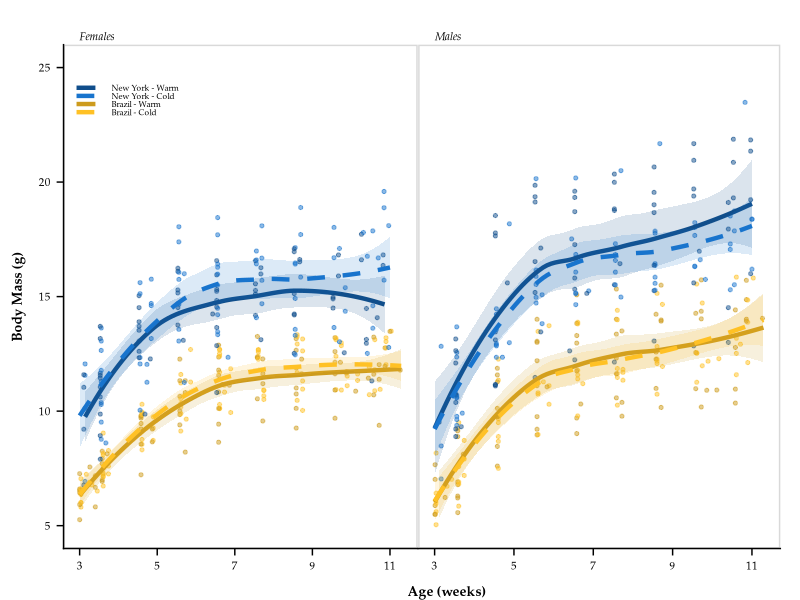

The R script that drew this image: (Note: this script raises an error after producing the figure.)
#!/usr/bin/env Rscript --vanilla

##############################################################
# Author: Mallory A. Ballinger
# Script first created: 12-Feb-2021
# Script last updated:  08-Apr-2021


# This script plots weekly body weight and tail lengths of New York mice and 
# Brazil mice across environments (i.e., common garden experiment #2).
# This script generates Figures 3 and 4 in Ballinger_et_al_2021_AmNat.


##############################################################
# Required packages
##############################################################

rm(list = ls()) # clear R's environment
library(tidyverse)
library(here)
library(ggridges)
library(cowplot)
library(car)
library(ggtext)
library(glue)
library(scales)

##############################################################
# Import data
##############################################################

WeeklyPhenotypeData <- read_csv(here("data/processed/WeeklyPhenotypeData.csv")) %>%
  select(-DOB, -DateMeasured) %>% select(-1) %>%
  mutate(Line = fct_relevel(Line, "SARA", "SARB", "MANA", "MANB")) %>% # put evolved lines first
  mutate(Environment = fct_relevel(Environment, "Warm", "Cold" )) %>% # put Warm before Cold
  mutate(PopEnv = paste(Population, Environment, sep = "_")) %>%
  mutate(PopEnv = fct_recode(PopEnv, "Brazil - Warm" = "Brazil_Warm", "Brazil - Cold" = "Brazil_Cold",
                             "New York - Warm" = "New York_Warm", "New York - Cold" = "New York_Cold")) %>%
  mutate(PopEnv = fct_relevel(PopEnv, "New York - Warm", "New York - Cold", "Brazil - Warm", "Brazil - Cold"))


# Sample size of dataset
#FullSampleSize <- WeeklyPhenotypeData %>% summarise(N=n_distinct(Mouse_ID)) %>% pull(N)
# n = 80


# Make sex-specific datasets
MaleData <- WeeklyPhenotypeData %>%
  filter(Sex == "Male")

FemaleData <- WeeklyPhenotypeData %>%
  filter(Sex == "Female")





##############################################################
# Plot weekly phenotypes - body weight
##############################################################

FemaleBW <-
  ggplot(data=FemaleData, aes(x=Age_weeks, y=Body_Weight_g, fill = PopEnv, linetype = PopEnv, color = PopEnv)) +
  geom_point(position = position_dodge(0.1), size=1.1, alpha = 0.5, show.legend = FALSE) +
  geom_smooth(aes(group = PopEnv), size=1.5, alpha = 0.15, method = "loess", se = TRUE) + #std error
  scale_color_manual(values=rep(c("dodgerblue4", "dodgerblue3", "goldenrod3", "goldenrod1"))) +
  scale_fill_manual(values=rep(c("dodgerblue4", "dodgerblue3", "goldenrod3","goldenrod1"))) +
  scale_linetype_manual(values=rep(c("solid","dashed", "solid", "dashed"))) +
  guides(color=guide_legend(override.aes=list(fill=NA)),
         linetype=guide_legend(override.aes = list(size=0.5)),
         linetype=guide_legend(override.aes = list(fill=NA))) +# removes gray shading from legend
  scale_x_continuous(breaks = seq(from=3, to=12, by=2), labels = seq(from=3, to=12, by=2), limits = c(3,11.3)) +
  scale_y_continuous(breaks = seq(from=5, to=25, by=5), labels = seq(from=5, to=25, by=5), limits = c(5,25)) +
  theme_half_open(20) +
  panel_border() + # puts border around facets
  theme(panel.grid.minor = element_blank(), axis.line = element_line(colour = "black"),
        axis.title.x = element_text(margin = margin(t = 10), size = 10, face = "bold", family = "Palatino", hjust = 1.25),
        axis.title.y = element_text(margin = margin(r = 10), size = 10, face = "bold", family = "Palatino"),
        axis.text.x = element_text(size = 8, color = "black", family = "Palatino"),
        axis.text.y = element_text(size = 8, color = "black", family = "Palatino"),
        legend.position = c(0.03, 0.89),
        legend.background = element_blank(),
        legend.box.background = element_blank(),
        legend.key.height = unit(0.2, "cm"),
        legend.key.width = unit(0.6, "cm"),
        legend.margin = margin(0.1, 3, 0.3, 0),
        legend.spacing.x = unit(0.5, "mm"),
        legend.spacing.y = unit(0.5, "mm"),
        legend.text = element_text(size=6, family = "Palatino"),
        legend.title = element_blank(),
        plot.tag = element_text(family = "Palatino", size = 10, face = "italic"),
        plot.tag.position = c(0.18,1.025),
        plot.title = element_text(size = 8, face = "italic", hjust = 0.05, vjust = -3, family = "Palatino"),
        plot.title.position = "panel",
        plot.margin = unit(c(0.5, -0.45, 0, 0.3), "cm")) +
  labs(x = "Age (weeks)",
       y = "Body Mass (g)",
       title = "Females")


MaleBW <-
  ggplot(data=MaleData, aes(x=Age_weeks, y=Body_Weight_g, fill = PopEnv, linetype = PopEnv, color = PopEnv)) +
  geom_point(position = position_dodge(0.1), size=1.1, alpha=0.5, show.legend = FALSE) +
  geom_smooth(aes(group = PopEnv), size=1.5, method = "loess", alpha = 0.15, se = TRUE) + #std error
  scale_color_manual(values=rep(c("dodgerblue4", "dodgerblue3", "goldenrod3", "goldenrod1"))) +
  scale_fill_manual(values=rep(c("dodgerblue4", "dodgerblue3", "goldenrod3","goldenrod1"))) +
  scale_linetype_manual(values=rep(c("solid","dashed", "solid", "dashed"))) +
  scale_x_continuous(breaks = seq(from=3, to=12, by=2), labels = seq(from=3, to=12, by=2), limits = c(3,11.3)) +
  scale_y_continuous(breaks = seq(from=5, to=25, by=5), labels = seq(from=5, to=25, by=5), limits = c(5,25)) +
  theme_half_open(20) +
  panel_border() + # puts border around facets
  theme(panel.grid.minor = element_blank(), axis.line = element_line(colour = "black"),
        axis.title.x = element_text(margin = margin(t = 10), size = 10, face = "bold", family = "Palatino"),
        axis.title.y = element_text(margin = margin(r = 10), size = 10, face = "bold", family = "Palatino"),
        axis.text.x = element_text(size = 8, color = "black", family = "Palatino"),
        axis.text.y = element_blank(),
        axis.ticks.y = element_blank(),
        axis.line.y = element_blank(),
        legend.position = "none",
        legend.background = element_blank(),
        legend.box.background = element_blank(),
        legend.key = element_blank(),
        legend.key.height = unit(0.3, "cm"),
        legend.key.width = unit(1.5, "cm"),
        legend.text = element_text(size=8, family = "Palatino"),
        legend.title = element_blank(),
        plot.tag = element_text(family = "Palatino", size = 10, face = "italic"),
        plot.tag.position = c(0.13,1.025),
        plot.title = element_text(size = 8, face = "italic", hjust = 0.05, vjust = -3, family = "Palatino"),
        plot.title.position = "panel",
        plot.margin = unit(c(0.5, 0.5, 0, -0.42), "cm")) + # top, right, bottom, left (0.5, 0.5, 0.1, -0.5)
  labs(x = "",
       y = "",
       title = "Males")


cowplot::plot_grid(FemaleBW, MaleBW, labels = c('', ''), align = 'h',
                   label_fontfamily = "Palatino", label_size = 12, label_x = 0.05, hjust = 0)

ggsave("results/figures/Weekly_BW.tiff", height = 3, width = 6, compression = "lzw")
ggsave("results/figures/Weekly_BW.pdf", height = 3, width = 6)





##############################################################
# Plot weekly phenotypes - tail length
##############################################################

FemaleTL <-
  ggplot(data=FemaleData, aes(x=Age_weeks, y=Tail_Length_mm, color = PopEnv, fill = PopEnv, linetype = PopEnv)) +
  geom_point(position = position_dodge(0.1), size=1.1, alpha=0.5, show.legend = FALSE) +
  geom_smooth(aes(group = PopEnv), size=1.5, method = "loess", alpha = 0.15, se = TRUE) + #std error
  scale_color_manual(values=rep(c("dodgerblue4", "dodgerblue3", "goldenrod3", "goldenrod1"))) +
  scale_fill_manual(values=rep(c("dodgerblue4", "dodgerblue3", "goldenrod3","goldenrod1"))) +
  scale_linetype_manual(values=rep(c("solid","dashed", "solid", "dashed"))) +
  guides(color=guide_legend(override.aes=list(fill=NA)),
         linetype=guide_legend(override.aes = list(size=0.5)),
         linetype=guide_legend(override.aes = list(fill=NA))) +# removes gray shading from legend
  scale_x_continuous(breaks = seq(from=3, to=12, by=2), labels = seq(from=3, to=12, by=2), limits = c(3,11.3)) +
  scale_y_continuous(breaks = seq(from=45, to=90, by=10), labels = seq(from=45, to=90, by=10), limits = c(45,85)) +
  theme_half_open(20) +
  panel_border() + # puts border around facets
  theme(panel.grid.minor = element_blank(), axis.line = element_line(colour = "black"),
        axis.title.x = element_text(margin = margin(t = 10), size = 10, face = "bold", family = "Palatino"),
        axis.title.y = element_text(margin = margin(r = 10), size = 10, face = "bold", family = "Palatino", hjust = -1),
        axis.text.x = element_text(size = 8, color = "black", family = "Palatino"),
        axis.text.y = element_text(size = 8, color = "black", family = "Palatino"),
        legend.position = c(0.6, 0.15),
        legend.background = element_blank(),
        legend.box.background = element_blank(),
        legend.key = element_blank(),
        legend.key.height = unit(0.2, "cm"),
        legend.key.width = unit(0.6, "cm"),
        legend.margin = margin(0.1, 3, 0.3, 0),
        legend.spacing.x = unit(0.5, "mm"),
        legend.spacing.y = unit(0.5, "mm"),
        legend.text = element_text(size=6, family = "Palatino"),
        legend.title = element_blank(),
        plot.tag = element_text(family = "Palatino", size = 8, face = "italic"),
        plot.tag.position = c(0.18,1.025),
        plot.title = element_text(size = 8, face = "italic", hjust = 0.05, vjust = -3, family = "Palatino"),
        plot.title.position = "panel",
        plot.margin = unit(c(0, 0.5, -0.3, 0.5), "cm")) +
  labs(x = "",
       y = "Tail Length (mm)",
       title = "Females")
       #tag = "Females")

MaleTL <-
  ggplot(data=MaleData, aes(x=Age_weeks, y=Tail_Length_mm, fill = PopEnv, linetype = PopEnv, color = PopEnv)) +
  geom_point(position = position_dodge(0.1), size=1.1, alpha=0.5, show.legend = FALSE) +
  geom_smooth(aes(group = PopEnv), size=1.5, method = "loess", alpha = 0.15, se = TRUE) + #std error
  scale_color_manual(values=rep(c("dodgerblue4", "dodgerblue3", "goldenrod3", "goldenrod1"))) +
  scale_fill_manual(values=rep(c("dodgerblue4", "dodgerblue3", "goldenrod3","goldenrod1"))) +
  scale_linetype_manual(values=rep(c("solid","dashed", "solid", "dashed"))) +
  scale_x_continuous(breaks = seq(from=3, to=12, by=2), labels = seq(from=3, to=12, by=2), limits = c(3,11.3)) +
  scale_y_continuous(breaks = seq(from=45, to=90, by=10), labels = seq(from=45, to=90, by=10), limits = c(45,85)) +
  theme_half_open(20) +
  panel_border() + # puts border around facets
  theme(panel.grid.minor = element_blank(), axis.line = element_line(colour = "black"),
        axis.title.x = element_text(margin = margin(t = 10), size = 10, face = "bold", family = "Palatino"),
        axis.title.y = element_text(margin = margin(r = 10), size = 10, face = "bold", family = "Palatino"),
        axis.text.x = element_text(size = 8, color = "black", family = "Palatino"),
        axis.text.y = element_text(size = 8, color = "black", family = "Palatino"),
        legend.position = "none",
        legend.background = element_blank(),
        legend.box.background = element_blank(),
        legend.key = element_blank(),
        legend.key.height = unit(0.3, "cm"),
        legend.key.width = unit(1.5, "cm"),
        legend.text = element_text(size=7, family = "Palatino"),
        legend.title = element_blank(),
        plot.tag = element_text(family = "Palatino", size = 10, face = "italic"),
        plot.tag.position = c(0.13,1.025),
        plot.title = element_text(size = 8, face = "italic", hjust = 0.05, vjust = -3, family = "Palatino"),
        plot.title.position = "panel",
        plot.margin = unit(c(-0.3, 0.5, 0, 0.5), "cm")) + # top, right, bottom, left (0.5, 0.5, 0.1, -0.5)
  labs(x = "Age (weeks)",
       y = "",
       title = "Males")
       #tag ="Males")


cowplot::plot_grid(FemaleTL, MaleTL, labels = c('', ''), nrow = 2, ncol = 1, align = 'v',
                   label_fontfamily = "Palatino", label_size = 12, label_x = 0.05, hjust = 0)

ggsave("results/figures/Weekly_Tails.tiff", height = 5, width = 3.5, compression = "lzw")
ggsave("results/figures/Weekly_Tails.pdf", height = 5, width = 3.5)
